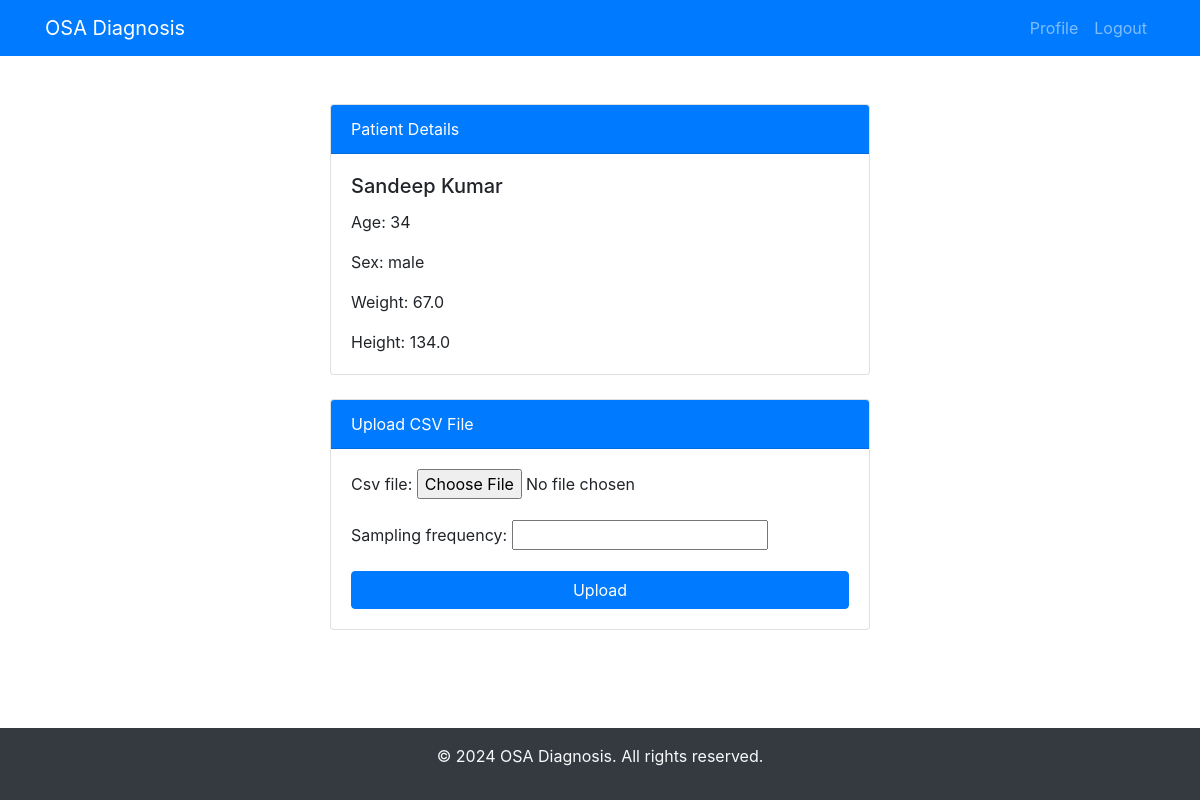
The app's page /patient/5/old/ with its own data.
### dashboard/models.py (models this page shows, shortened)
class Patient(models.Model):
    user = models.ForeignKey(User, on_delete=models.CASCADE)
    first_name = models.CharField(max_length=100)
    last_name = models.CharField(max_length=100, default="Unknown")
    age = models.IntegerField()
    sex = models.CharField(max_length=10, choices=[('male', 'Male'), ('female', 'Female')])
    weight = models.FloatField()
    height = models.FloatField()

### dashboard/views.py (the view)
# urls.py: path('patient/<int:patient_id>/old/', views.old_patient_profile, name='old_patient_profile'),
def old_patient_profile(request, patient_id):
    patient = get_object_or_404(Patient, id=patient_id)
    form = CSVUploadForm()
    return render(request, 'dashboard/old_patient_profile.html', {'patient': patient, 'form': form})

### dashboard/forms.py
class CSVUploadForm(forms.ModelForm):
    class Meta:
        model = CSVFile
        fields = ['csv_file', 'sampling_frequency']

### templates/dashboard/old_patient_profile.html (shortened to what this page needs)
<!DOCTYPE html>
<html lang="en">
<head>
    <link href="https://stackpath.bootstrapcdn.com/bootstrap/4.3.1/css/bootstrap.min.css" rel="stylesheet">
</head>
<body>
    <nav class="navbar navbar-expand-lg navbar-dark bg-primary">
        <div class="container">
            <a class="navbar-brand" href="#">OSA Diagnosis</a>
            <div class="collapse navbar-collapse justify-content-end" id="navbarNav">
                <ul class="navbar-nav">
                    <li class="nav-item">
                        <a class="nav-link" href="/dashboard">Profile</a>
                    </li>
                    <li class="nav-item">
                        <a class="nav-link" href="/logout">Logout</a>
                    </li>
                </ul>
            </div>
        </div>
    </nav>
    <div class="container mt-5">
        <div class="row">
            <div class="col-md-6 offset-md-3">
                <div class="card mb-4">
                    <div class="card-header bg-primary text-white">
                        Patient Details
                    </div>
                    <div class="card-body">
                        <h5 class="card-title">{{ patient.first_name }} {{ patient.last_name }}</h5>
                        <p class="card-text">Age: {{ patient.age }}</p>
                        <p class="card-text">Sex: {{ patient.sex }}</p>
                        <p class="card-text">Weight: {{ patient.weight }}</p>
                        <p class="card-text">Height: {{ patient.height }}</p>
                    </div>
                </div>
                <div class="card">
                    <div class="card-header bg-primary text-white">
                        Upload CSV File
                    </div>
                    <div class="card-body">
                        <form method="post" enctype="multipart/form-data" action="{% url 'upload_csv' patient_id=patient.id %}">
                            {{ form.as_p }}
                            <button type="submit" class="btn btn-primary btn-block">Upload</button>
                        </form>
                    </div>
                </div>
            </div>
        </div>
    </div>
    <footer class="bg-dark text-light text-center py-3 footer">
        <div class="container">
            <p>&copy; 2024 OSA Diagnosis. All rights reserved.</p>
        </div>
    </footer>
</body>
</html>

### templates/dashboard/old_patient_profile.html (style rules this page uses)
body { display: flex; flex-direction: column; min-height: 100vh; }
.footer { margin-top: auto; }

### records on screen
Patient: first_name "Sandeep", last_name "Kumar", age "34", sex "male", weight "67.0", height "134.0"
